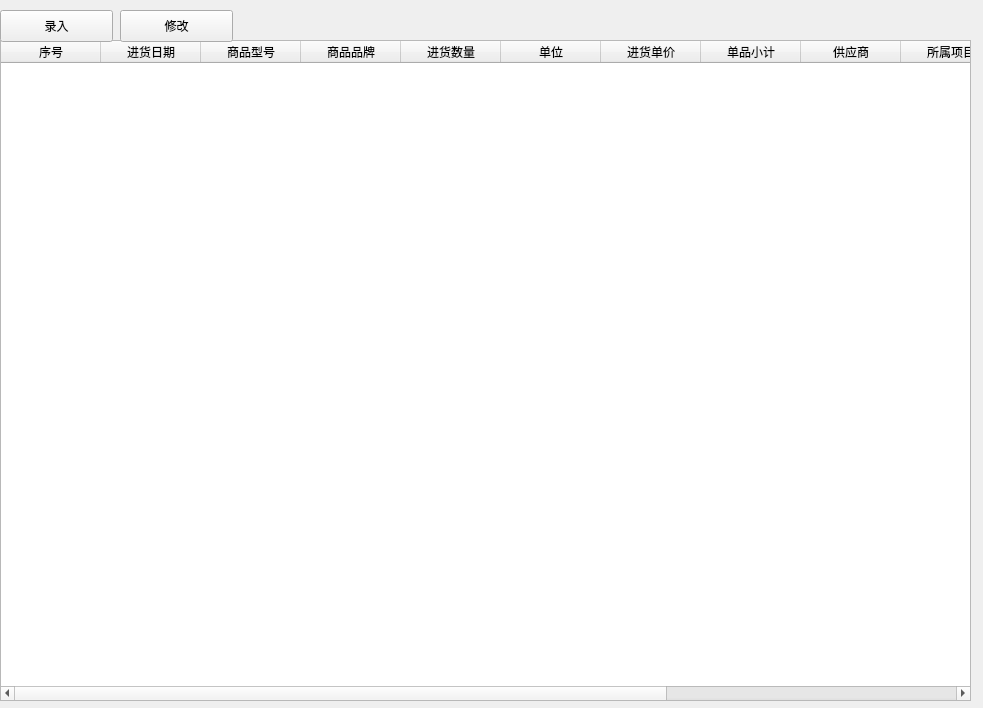
<?xml version="1.0" encoding="UTF-8"?>
<ui version="4.0">
 <class>stockQueryForm</class>
 <widget class="QWidget" name="stockQueryForm">
  <property name="geometry">
   <rect>
    <x>0</x>
    <y>0</y>
    <width>983</width>
    <height>708</height>
   </rect>
  </property>
  <property name="windowTitle">
   <string>进货信息</string>
  </property>
  <widget class="QTableWidget" name="tableWidget">
   <property name="geometry">
    <rect>
     <x>0</x>
     <y>40</y>
     <width>971</width>
     <height>661</height>
    </rect>
   </property>
   <property name="minimumSize">
    <size>
     <width>971</width>
     <height>0</height>
    </size>
   </property>
   <property name="maximumSize">
    <size>
     <width>971</width>
     <height>16777215</height>
    </size>
   </property>
   <column>
    <property name="text">
     <string>序号</string>
    </property>
   </column>
   <column>
    <property name="text">
     <string>进货日期</string>
    </property>
   </column>
   <column>
    <property name="text">
     <string>商品型号</string>
    </property>
   </column>
   <column>
    <property name="text">
     <string>商品品牌</string>
    </property>
   </column>
   <column>
    <property name="text">
     <string>进货数量</string>
    </property>
   </column>
   <column>
    <property name="text">
     <string>单位</string>
    </property>
   </column>
   <column>
    <property name="text">
     <string>进货单价</string>
    </property>
   </column>
   <column>
    <property name="text">
     <string>单品小计</string>
    </property>
   </column>
   <column>
    <property name="text">
     <string>供应商</string>
    </property>
   </column>
   <column>
    <property name="text">
     <string>所属项目</string>
    </property>
   </column>
   <column>
    <property name="text">
     <string>付款金额</string>
    </property>
   </column>
   <column>
    <property name="text">
     <string>未付金额</string>
    </property>
   </column>
   <column>
    <property name="text">
     <string>备注</string>
    </property>
   </column>
  </widget>
  <widget class="QPushButton" name="addButton">
   <property name="geometry">
    <rect>
     <x>0</x>
     <y>10</y>
     <width>113</width>
     <height>32</height>
    </rect>
   </property>
   <property name="text">
    <string>录入</string>
   </property>
  </widget>
  <widget class="QPushButton" name="editButton">
   <property name="geometry">
    <rect>
     <x>120</x>
     <y>10</y>
     <width>113</width>
     <height>32</height>
    </rect>
   </property>
   <property name="text">
    <string>修改</string>
   </property>
  </widget>
 </widget>
 <resources/>
 <connections/>
</ui>
